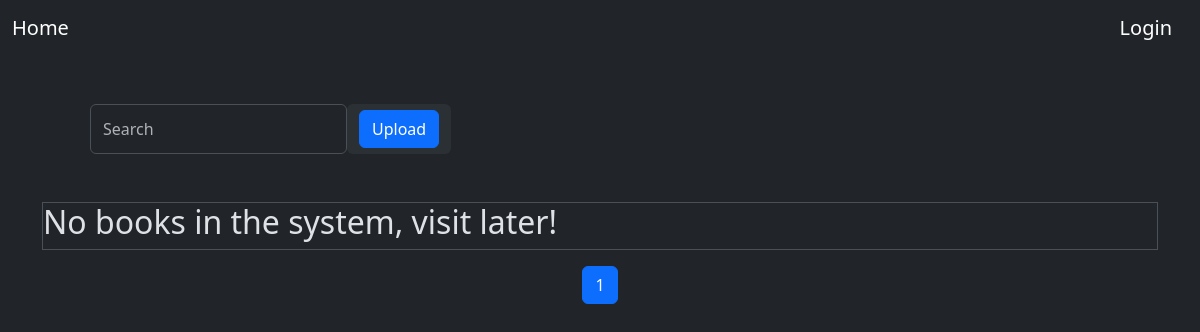
The app's page /, older data.
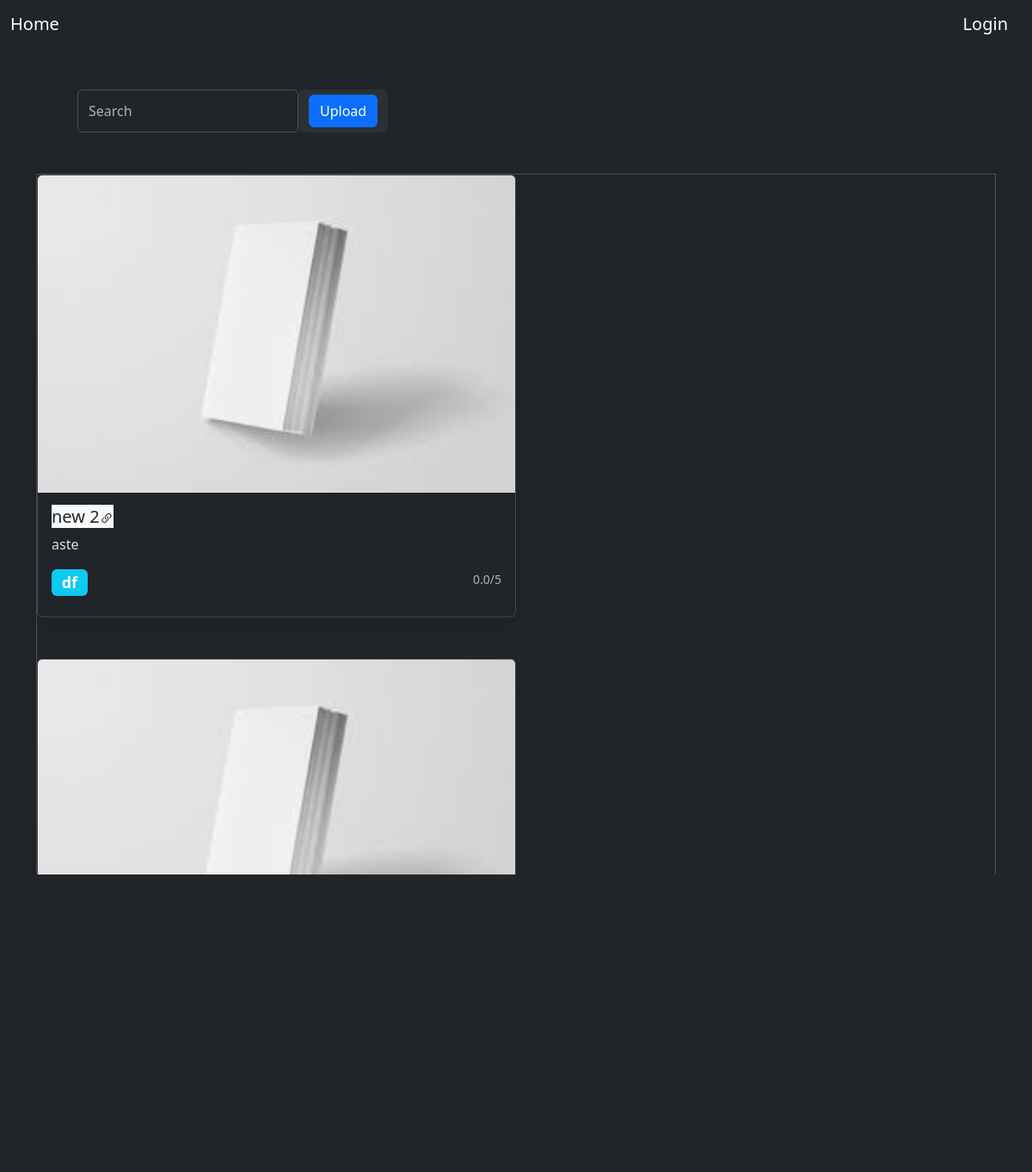
The same page, newer data.
### bookApp/models.py (models this page shows, shortened)
class Book(models.Model):
	id = models.IntegerField(primary_key=True)
	title = models.CharField(max_length=50)
	author = models.CharField(max_length=50)
	pcs_left = models.IntegerField("Total number of copies")
	genre =  models.CharField(max_length=150)
	cover_image = models.ImageField(upload_to='Book-Covers/', default='defaults/no-cover.jpeg')
	rating = models.FloatField(default=0)
	description = models.TextField(default='No description available.')
	borrowers = models.ManyToManyField(CustomUser)
	created_at = models.DateTimeField(auto_now_add=True)
	updated_at = models.DateTimeField(auto_now=True)
	class Meta:
		ordering = ["title"]

### bookApp/views.py (the view)
# urls.py: path('', BookListView.as_view(), name='book-home'),
class BookListView(ListView):
	model = Book
	template_name = 'bookApp/home.html'
	context_object_name = 'books'
	ordering = ['-created_at']
	paginate_by = 2
	def get_context_data(self, **kwargs):
		context = super(BookListView, self).get_context_data(**kwargs)
		user = self.request.user
		if user:
			context['user'] = user
		return context

### bookApp/templatetags/paginator_tags.py (called while the page is built)
@register.simple_tag
def get_proper_elided_page_range(p, number, on_each_side=3, on_ends=2):
    paginator = Paginator(p.object_list, p.per_page)
    return paginator.get_elided_page_range(number=number,
                                           on_each_side=on_each_side,
                                           on_ends=on_ends)

### bookApp/templates/bookApp/home.html (shortened to what this page needs)
{% extends "./layout.html" %}
{% load paginator_tags %}
{% block content %}
	<div class="d-flex flex-column  justify-content-center text-center">
		<div class="input-group rounded m-5 align-self-start">
			<form action="{% url 'search-results' %}" method="get" class="d-flex flex-row">
				<input type="text" class="form-control rounded" placeholder="Search" aria-label="Search" aria-describedby="search-addon" name="q"/>
				<span class="input-group-text border-0" id="search-addon">
					<input type="submit" value="Upload" class="btn btn-primary">
				</span>
			</div>
			<div class="d-flex flex-wrap gap-5  border text-start">
				{% if books%}
					{% for book in books%}
						<div class="card w-50 shadow" onclick="location.href={% url 'book-detail' book_id=book.id %};">
							<img class="card-img-top" src="{{book.cover_image.url}}" alt="Card image cap">
							<div class="card-body">
								<h5 class="card-title "><a href={% url 'book-detail' book_id=book.id %} class="bg-light text-dark" style="text-decoration: none;">{{book.title}}</a></h5>
								<p class="card-text">{{book.author}}</p>
								<div class="d-flex flex-row justify-content-between">
									<h4><span class="badge badge-secondary bg-info">{{ book.genre}}</span></h4>
									<p class="card-text"><small class="text-muted">{{ book.rating }}/5</small></p>
								</div>
							</div>
						</div>
					{% endfor%}
				{% else %}
					<h2 class="text-center">No books in the system, visit later!</h2>
				{% endif %}
			</div>
			{% get_proper_elided_page_range paginator page_obj.number as page_range %}
			<div class="d-flex m-3 justify-content-center  ">
				<nav aria-label="... text-center">
					<ul class="pagination">
						{% for i in page_range %}
							{% if page_obj.number == i %}
								<li class="active page-item">
									<span class="page-link">{{ i }}</span>
								</li>
							{% endif %}
						{% endfor %}
					</ul>
				</nav>
			</div>
		</div>
	{% endblock %}

Row changes from the older to the newer data that the page shows:
added Book: cover_image (picture), title "new 2", author "aste", genre "df", rating "0.0"
added Book: cover_image (picture)
Text that changed along with them:
text no longer shown: "No books in the system, visit later!"
list line gone: "1"
